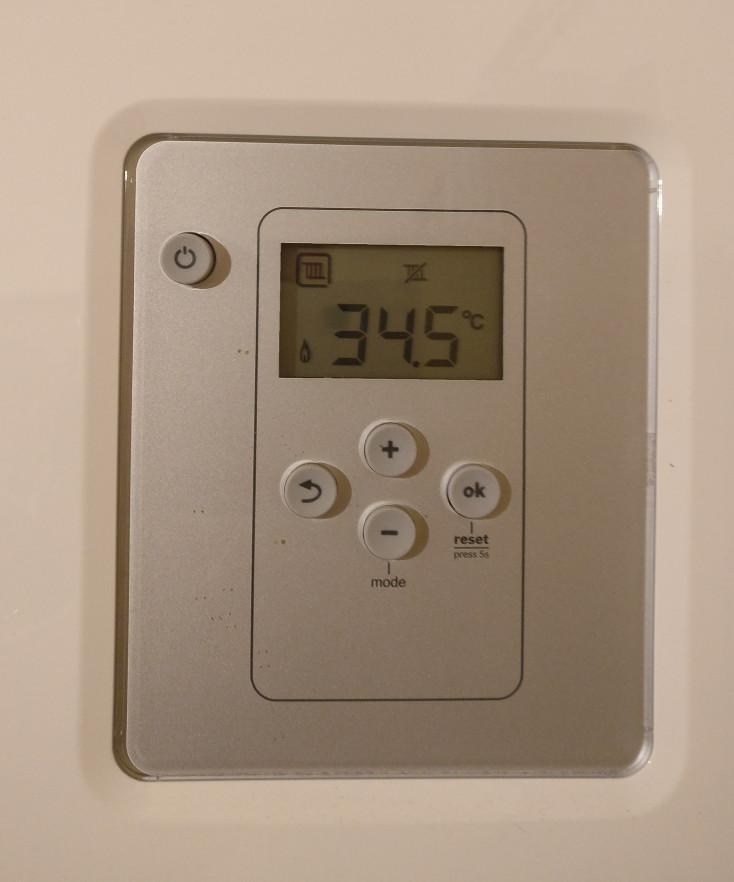
#> input picture seven_segments_digits/test.jpg, 734 x 882 px
$ python recognize_digits.py
#> lines starting #> are read from the running program, lines starting #| are printed output that depends on the picture; after the words box and inside, x2 and y2 are one past the last pixel; in counts of white or black regions, pixels touching at a corner belong together
from imutils.perspective import four_point_transform
from imutils import contours
import imutils
import cv2

from config import *

# load the example image
image = cv2.imread("test.jpg")
#> image is the input picture: shape (882, 734, 3); mean B, G, R 129, 147.5, 166.8

# pre-process the image by resizing it,
# converting it to grayscale, blurring it,
# and computing an edge map
image = imutils.resize(image, height=500)
#> image: shape (500, 416, 3)
gray = cv2.cvtColor(image, cv2.COLOR_BGR2GRAY)
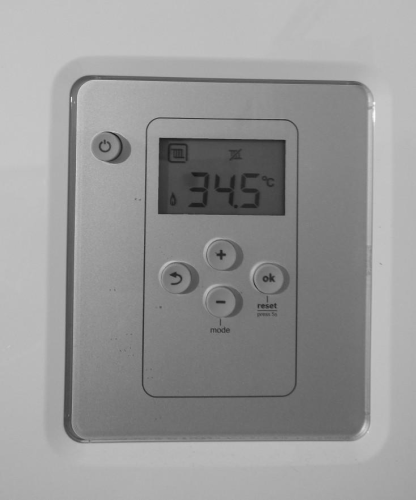
#> gray: shape (500, 416); min 21, max 251, mean 151.1

# Step 1: Localize the LCD
blurred = cv2.GaussianBlur(gray, (5, 5), 0)
edged = cv2.Canny(blurred, 50, 200, 255)
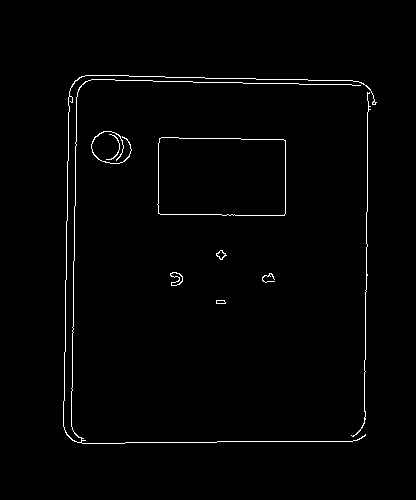
#> edged: shape (500, 416); 1.3% white in thin lines or dots, all inside (x1, y1, x2, y2) = (63, 75, 377, 444)
# cv2.imwrite("step1_result.png", edged)
if DEBUG == True:
	cv2.imshow("Step 1 result", edged)
	cv2.waitKey(0)

# Step 2: Extract the LCD
# find contours in the edge map, then sort them by their area
# in descending order
cnts = cv2.findContours(edged.copy(), cv2.RETR_EXTERNAL,
	cv2.CHAIN_APPROX_SIMPLE)
#> cnts = 9 contours, 3 with area under 20; largest, box (x1, y1, x2, y2) and area: (157, 137, 286, 216) 9676, (170, 272, 183, 286) 86, (63, 75, 377, 444) 52, (216, 250, 227, 260) 50, (91, 131, 132, 164) 36, (216, 300, 226, 304) 26
cnts = imutils.grab_contours(cnts)
cnts = sorted(cnts, key=cv2.contourArea, reverse=True)
displayCnt = None

# loop over the contours
for c in cnts:
	# approximate the contour
	peri = cv2.arcLength(c, True)
	approx = cv2.approxPolyDP(c, 0.02 * peri, True)

	# if the contour has 4 vertices, then we have found
	# the thermostat display
	if len(approx) == 4:
		displayCnt = approx
		break
#> this loop made 1 pass
#> (peri, displayCnt) on pass 1: (408.6, [[159, 138], [158, 213], [284, 215], [285, 140]])

# extract the thermostat display, apply a perspective transform to it
warped = four_point_transform(gray, displayCnt.reshape(4, 2))
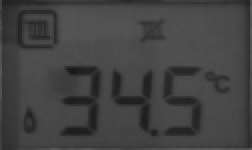
#> warped: shape (75, 126) (shown 2 times larger); min 23, max 91, mean 66.4
output = four_point_transform(image, displayCnt.reshape(4, 2))
# cv2.imwrite("step2_result.png", output)
if DEBUG == True:
	cv2.imshow("Step 2 Result", output)
	cv2.waitKey(0)

# Step 3: Extract the Digits from the LCD
# threshold the warped image, then apply a series of morphological
# operations to cleanup the thresholded image
thresh = cv2.threshold(warped, 0, 255,
	cv2.THRESH_BINARY_INV | cv2.THRESH_OTSU)[1]
#> thresh: shape (75, 126); 26.1% white; 12 white regions (4 under 20 px), largest, box (x1, y1, x2, y2) and area: (0, 0, 126, 75) 1205, (30, 33, 51, 68) 377, (81, 33, 101, 68) 342
kernel = cv2.getStructuringElement(cv2.MORPH_ELLIPSE, (1, 5))
thresh = cv2.morphologyEx(thresh, cv2.MORPH_OPEN, kernel)
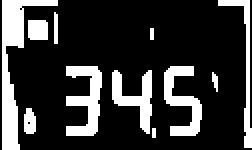
#> thresh: shape (75, 126) (shown 2 times larger); 21.5% white; 11 white regions (2 under 20 px)

if DEBUG == True:
	cv2.imshow("Morphological result", thresh)
	cv2.waitKey(0)

# find contours in the thresholded image, then initialize the digit contours lists
cnts = cv2.findContours(thresh.copy(), cv2.RETR_EXTERNAL,
	cv2.CHAIN_APPROX_SIMPLE)
#> cnts = 11 contours, 4 with area under 20; largest, box (x1, y1, x2, y2) and area: (1, 0, 29, 75) 507, (33, 33, 51, 68) 288, (82, 33, 101, 68) 252, (56, 35, 76, 67) 224, (109, 0, 126, 74) 138, (14, 10, 24, 20) 80, (12, 54, 18, 67) 52
cnts = imutils.grab_contours(cnts)
digitCnts = []

# loop over the digit area candidates
for c in cnts:
	# compute the bounding box of the contour
	(x, y, w, h) = cv2.boundingRect(c)

	# if the contour is sufficiently large, it must be a digit
	if w >= 15 and (h >= 30 and h <= 40):
		digitCnts.append(c)

		new_output = cv2.rectangle(output, (x, y), (x+w, y+h), (0, 255, 0), 3)
#> this loop made 11 passes
#> (x, y, w, h) on passes 2, 3, 4, 5, 6, 8, 10, 11: (12, 54, 6, 13), (106, 36, 3, 10), (56, 35, 20, 32), (82, 33, 19, 35), (33, 33, 18, 35), (14, 10, 10, 10), (109, 0, 17, 74), (1, 0, 28, 75)
#> (c, x, y, w, h) on passes 1, 7, 9: ([[76, 64], [76, 68], [77, 68], [77, 64]], 76, 64, 2, 5), ([[75, 14], [75, 19], [76, 19], [76, 14]], 75, 14, 2, 6), ([[27, 6], [27, 21], [28, 21], [28, 7]], 27, 6, 2, 16)
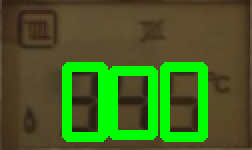
#> output: shape (75, 126, 3) (shown 2 times larger); mean B, G, R 33.3, 96.5, 67.5
#> after the loop, digitCnts = 3 contours; box (x1, y1, x2, y2) and area: (33, 33, 51, 68) 288, (82, 33, 101, 68) 252, (56, 35, 76, 67) 224

# cv2.imwrite("step3_result.png", new_output)
if DEBUG == True:
	cv2.imshow("Step 3 result", new_output)
	cv2.waitKey(0)

# Step 4: identify each of the digits
# sort the contours from left-to-right based on their (x, y)-coordinates
# then initialize the actual digits themselves
digitCnts = contours.sort_contours(digitCnts, method="left-to-right")[0]
digits = []

# loop over each of the digits
for c in digitCnts:
	# extract the digit ROI
	(x, y, w, h) = cv2.boundingRect(c)
	roi = thresh[y:y+h, x:x+w]

	# compute the width and height of each of the 7-segments
	# we are going to examine
	(roiH, roiW) = roi.shape
	(dW, dH) = (int(roiW * 0.25), int(roiH * 0.15))
	dHC = int(roiH * 0.05)

	# define the set of 7 segments
	segments = [
		((0, 0), (w, dH)),	# top
		((0, 0), (dW, h // 2)),	# top-left
		((w - dW, 0), (w, h // 2)),	# top-right
		((0, (h // 2) - dHC) , (w, (h // 2) + dHC)), # center
		((0, h // 2), (dW, h)),	# bottom-left
		((w - dW, h // 2), (w, h)),	# bottom-right
		((0, h - dH), (w, h))	# bottom
	]
	on = [0] * len(segments)

	# loop over the segments
	for (i, ((xA, yA), (xB, yB))) in enumerate(segments):
		# extract the segment ROI, count the total number of
		# thresholded pixels in the segment, and then compute
		# the area of the segment
		segROI = roi[yA:yB, xA:xB]
		total = cv2.countNonZero(segROI)
		area = (xB - xA) * (yB - yA)
		# if the total number of non-zero pixels is greater than
		# 50% of the area, mark the segment as "on"
		if total / float(area) > 0.5:
			on[i]= 1
	# lookup the digit and draw it on the image
	digit = DIGITS_LOOKUP[tuple(on)]
	digits.append(digit)
	cv2.rectangle(output, (x, y), (x + w, y + h), (0, 255, 0), 1)
	cv2.putText(output, str(digit), (x - 10, y - 10),
		cv2.FONT_HERSHEY_SIMPLEX, 0.65, (0, 255, 0), 2)
#> this loop made 3 passes
#> (x, y, w, h, roiH, roiW, dW, dH) on passes 1 to 3: (33, 33, 18, 35, 35, 18, 4, 5), (56, 35, 20, 32, 32, 20, 5, 4), (82, 33, 19, 35, 35, 19, 4, 5)
#> pass 2, `roi = thresh[y:y+h, x:x+w]`:
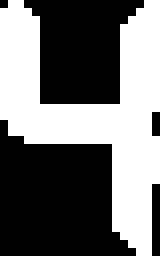
#> roi: shape (32, 20) (shown 8 times larger); 43.9% white; 1 white region, box (x1, y1, x2, y2) and area: (0, 0, 20, 32) 281
#> after the loop:
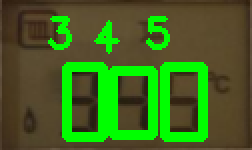
#> output: shape (75, 126, 3) (shown 2 times larger); 3.16% of pixels changed, all inside (x1, y1, x2, y2) = (24, 8, 85, 27)
#> after the loop, digits = [3, 4, 5]

# cv2.imwrite("step4_result.png", output)

# display the digits
print(u"{}{}.{} \u00b0C".format(*digits))
#| 34.5 °C
cv2.imshow("Input", image)
cv2.imshow("Output", output)
cv2.waitKey(0)
